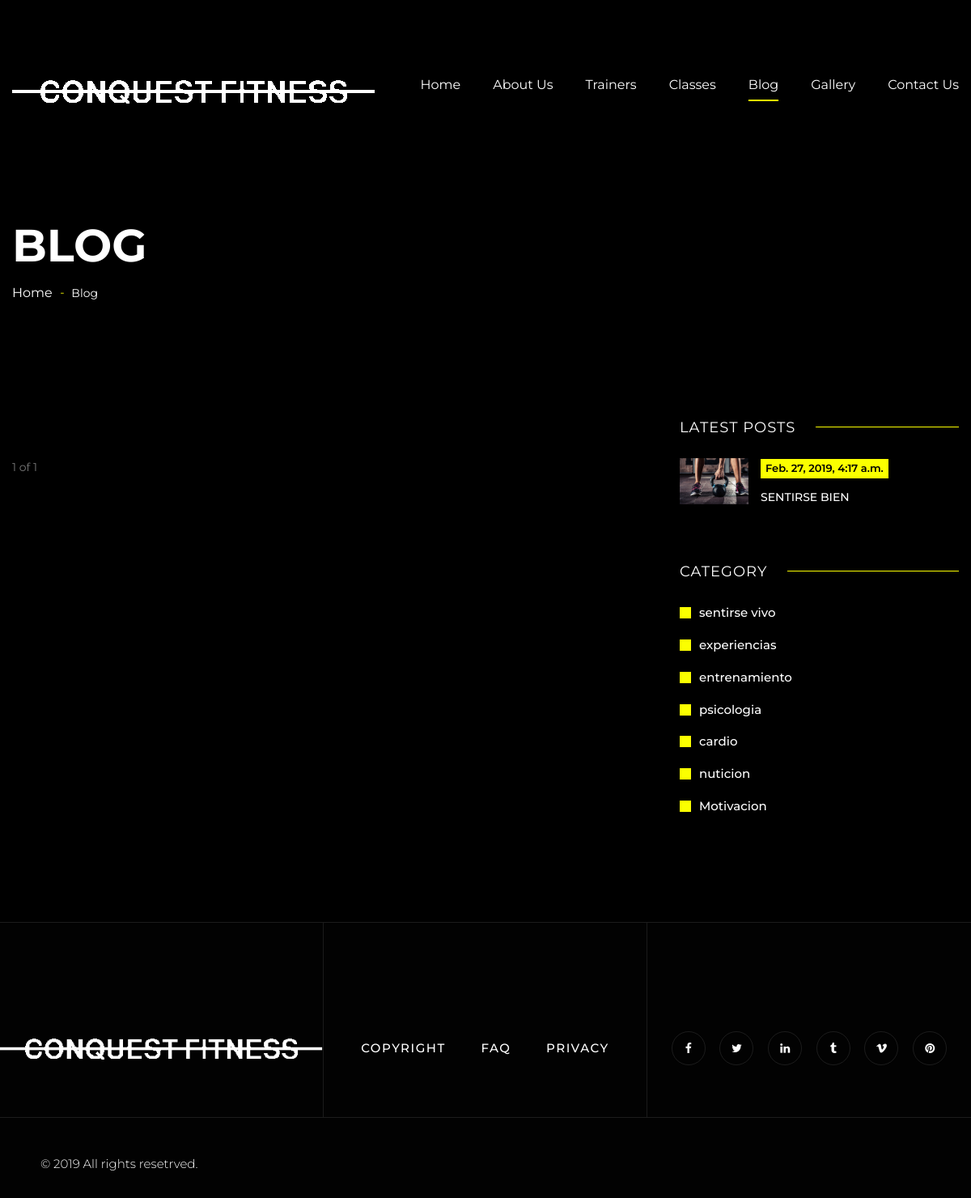
/blog/category/10/, run on an earlier commit of the app's database.
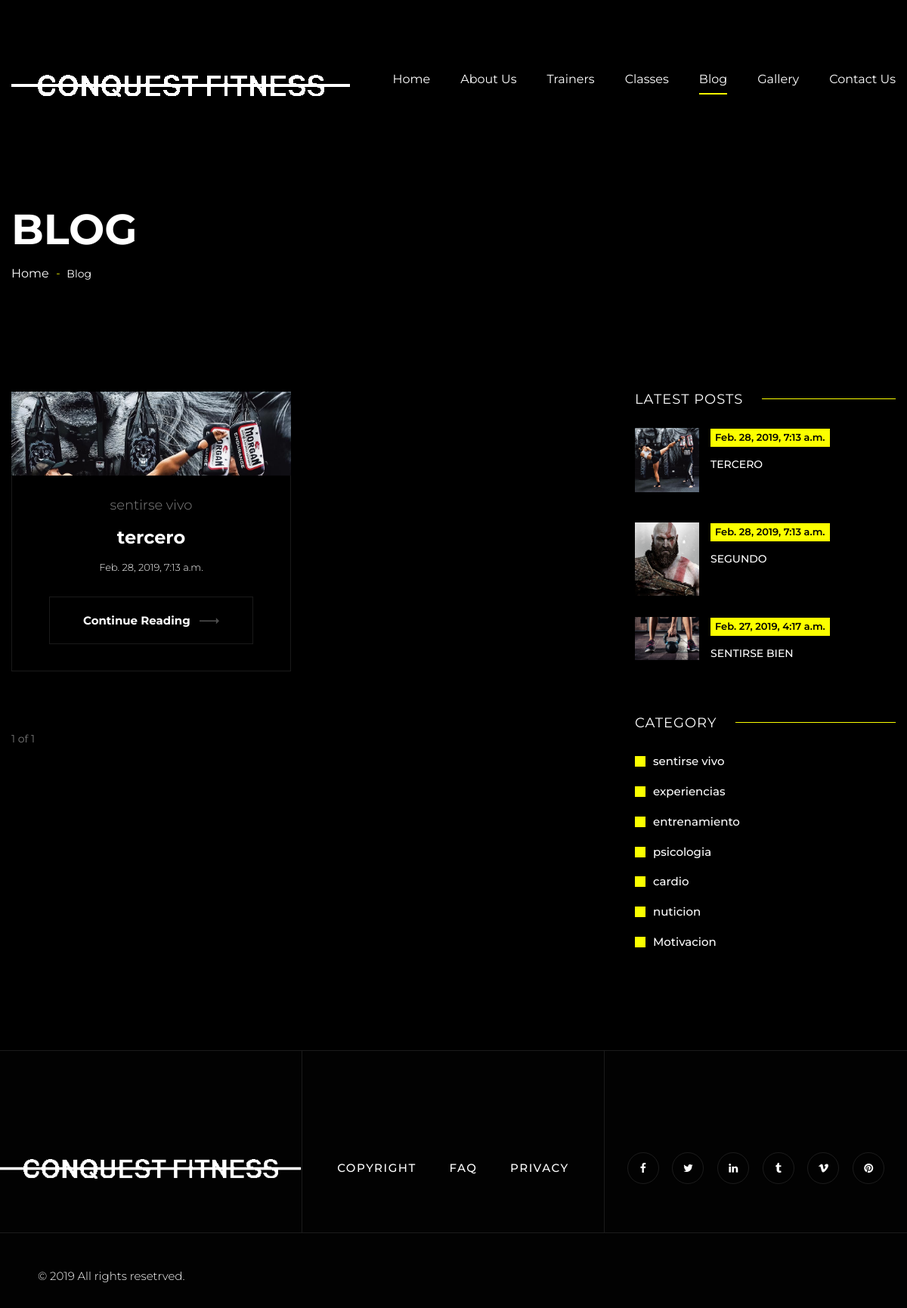
And on a later commit of the database.
### blog/models.py (models this page shows, shortened)
class Post(models.Model):
    title = models.CharField(max_length=200, verbose_name="Title")
    content = RichTextField(verbose_name="Content")
    published = models.BooleanField(default=True)
    image = models.ImageField(verbose_name="Image",upload_to="blog", null=True,blank=True)
    image_thumbnail = ImageSpecField(source='image',
                                 processors=[ResizeToFill(345, 345)],
                                 format='JPEG',
                                 options={'quality': 60})
    author = models.ForeignKey(User,verbose_name="Author",on_delete=models.CASCADE)
    categories = models.ManyToManyField(Category, verbose_name="Categories", related_name="get_posts")
    created = models.DateTimeField(verbose_name= "Creation Date", auto_now_add=True)
    updated = models.DateTimeField(verbose_name= "Updation Date", auto_now_add=True)
    class Meta:
        verbose_name = "Post"
        verbose_name_plural = "Posts"
        ordering = ['-created']

class Category(models.Model):
    name = models.CharField(max_length=100,verbose_name="Name",unique=True)
    created = models.DateTimeField(verbose_name= "Creation Date", auto_now_add=True)
    updated = models.DateTimeField(verbose_name= "Updation Date", auto_now_add=True)
    class Meta:
        verbose_name = "Category"
        verbose_name_plural = "Categories"
        ordering = ['-created']

### social/models.py (models this page shows, shortened)
class Link(models.Model):
    key = models.SlugField(verbose_name="Key Name",max_length=100,unique=True)
    name = models.CharField(verbose_name="Social Network",max_length=200)
    url = models.URLField(verbose_name="Link",max_length=200,null=True,blank=True)
    created = models.DateField(auto_now_add=True, verbose_name="Created Date")
    updated =models.DateField(auto_now=True, verbose_name="Updated Date")
    class Meta:
        verbose_name = "Link"
        verbose_name_plural = "Links"
        ordering = ['name']

### blog/views.py (the view)
# urls.py: path('category/<int:category_id>/', views.category, name="category"),
def category(request,category_id):
    category = get_object_or_404(Category,id=category_id)
    posts = Post.objects.filter(categories=category)
    paginator = Paginator(posts,4)
    page = request.GET.get('page')
    categoria = Category.objects.all()
    last = Post.objects.filter(published=True).order_by('-created')[0:3]
    post = paginator.get_page(page)
    return render(request,"blog/category.html",{"category":category,'posts':posts,"post":post,"categoria":categoria,"last":last})

### social/processors.py (called while the page is built)
def ctx_dict(request):
    ctx = {}
    links = Link.objects.all()
    for link in links:
        ctx[link.key] = link.url
    return ctx

### blog/templates/blog/category.html (shortened to what this page needs)
{%extends 'core/base.html'%}
{%load static%}
{%block content%}
	<section class="page-title">
		<div class="auto-container">
			<h1>Blog</h1>
			<ul class="page-breadcrumb">
				<li><a href="index.html">home</a></li>
				<li>Blog</li>
			</ul>
		</div>
	</section>
    <div class="sidebar-page-container">
        <div class="auto-container">
            <div class="row clearfix">
                <div class="content-side col-lg-8 col-md-12 col-sm-12">
                    <div class="blog-sidebar">
						<div class="row clearfix">
							{%for post in category.get_posts.all%}
							<div class="news-block col-lg-6 col-md-6 col-sm-12">
								<div class="inner-box wow fadeInLeft" data-wow-delay="0ms" data-wow-duration="1500ms">
									<div class="image">
										<a href="{% url 'post' post.id%}"><img src="{{post.image_thumbnail.url}}" alt="" /></a>
										<div class="content-box">
											<div class="category">{%for category in post.categories.all%}{{category.name}}{%if not forloop.last%}-{%endif%}{%endfor%}</div>
											<h4><a href="{% url 'post' post.id%}">{{post.title}}</a></h4>
											<div class="post-date">{{post.created}}</div>
											<a href="{% url 'post' post.id%}" class="theme-btn btn-style-one">continue reading <span class="arrow flaticon-next-3"></span></a>
										</div>
									</div>
								</div>
							</div>
							{%endfor%}
						</div>
						<div class="text-left">
								<ul class="styled-pagination">
									<span>{{ post.number }}</span>
									<span>of</span>
									<span>{{ post.paginator.num_pages }}</span>
								</ul>
							</div>
					</div>
				</div>
                <div class="sidebar-side col-lg-4 col-md-12 col-sm-12">
                    <aside class="sidebar">
                        <div class="sidebar-widget popular-posts">
                        	<div class="sidebar-title">
                            	<h3>latest posts</h3>
                            </div>
                            <div class="widget-content">
									{%for post in last%}
									<article class="post">
										<figure class="post-thumb"><a href="{% url 'post' post.id %}"><img src="{{post.image.url}}" alt=""></a></figure>
										<div class="post-info">{{post.created}}</div>
										<div class="text"><a href="{% url 'post' post.id %}">{{post.title}}</a></div>
									</article>
									{%endfor%}
								</div>
                        </div>
						<div class="sidebar-widget category-widget">
								<div class="sidebar-title">
									<h3>Category</h3>
								</div>
								{%for post in categoria%}
								<div class="widget-content">
									<ul>
										<li><a href="{% url 'category' post.id%}">{{post.name}}</a></li>
									</ul>
								</div>
								{%endfor%}
							</div>
					</aside>
				</div>
			</div>
		</div>
	</div>
{%endblock%}

### core/templates/core/base.html (shortened to what this page needs)
<!DOCTYPE html>
<html>
<head>
{% load static %}
<link href="{% static 'core/css/bootstrap.css' %}" rel="stylesheet">
<link href="{% static 'core/css/style.css' %}" rel="stylesheet">
<link href="{% static 'core/css/responsive.css' %}" rel="stylesheet">
</head>
<body>
<div class="page-wrapper">
    <header class="main-header">
        <div class="header-upper">
        	<div class="auto-container">
            	<div class="clearfix">
                	<div class="pull-left logo-box">
                    	<div class="logo">
							<a href="{% url 'home' %}"><img src="{% static '/core/images/logo-conquest1.png' %}" alt="" title=""></a>
						</div>
                    </div>
                   	<div class="nav-outer clearfix">
						<nav class="main-menu navbar-expand-md">
							<div class="navbar-collapse collapse clearfix" id="navbarSupportedContent">
								<ul class="navigation clearfix">
									<li {%if  request.path == '/'%}class="current"{%endif%}><a href="{% url 'home' %}">Home</a>
									<li {%if  request.path == '/about-us/'%}class="current"{%endif%}><a href="{% url 'about-us' %}">About Us</a></li>
									<li {%if  request.path|slice:":10" == '/trainers/'%}class="current"{%endif%}><a href="{% url 'trainers' %}">Trainers</a></li>
									<li {%if  request.path|slice:":9" == '/classes/'%}class="current"{%endif%}><a href="{% url 'classes' %}">Classes</a></li>
									<li {%if  request.path|slice:":6" == '/blog/'%}class="current"{%endif%}><a href="{% url 'blog' %}">Blog</a></li>
									<li {%if  request.path == '/gallery/'%}class="current"{%endif%}><a href="{% url 'gallery' %}">Gallery</a></li>
									<li {%if  request.path == '/contact/'%}class="current"{%endif%}><a href="{% url 'contact' %}">Contact Us</a></li>
								</ul>
							</div>
						</nav>
					</div>
                </div>
            </div>
        </div>
    </header>
	{%block content%}
	{%endblock%}
    <footer class="main-footer">
            <div class="widgets-section">
            	<div class="clearfix">
					<div class="footer-column">
						<div class="footer-widget logo-widget">
							<div class="logo">
								<br>
								<br>
								<br>
								<a href="{%url 'home'%}"><img src="{% static '/core/images/logo-conquest1.png'%}" alt="" /></a>
							</div>
						</div>
					</div>
					<div class="footer-column">
						<div class="footer-widget links-widget">
							<div class="row cearfix">
								<div class="column col-lg-12 col-md-12 col-sm-12">
									<ul class="footer-list">
										<br>
										<br>
										<br>
										<li><a href="{% url 'copyright' %}">Copyright</a></li>
										<li><a href="{% url 'faq' %}">FAQ</a></li>
										<li><a href="{% url 'privacy' %}">Privacy</a></li>
									</ul>
								</div>
							</div>
						</div>
					</div>
					<div class="footer-column">
						<div class="footer-widget social-widget">
							<ul class="social-icon-one">
								<br>
								<br>
								<br>
								<li><a href="{{LINK_FACEBOOK}}"><span class="fa fa-facebook"></span></a></li>
								<li><a href="{{LINK_TWITTER}}"><span class="fa fa-twitter"></span></a></li>
								<li><a href="{{LINK_LINKEDIN}}"><span class="fa fa-linkedin"></span></a></li>
								<li><a href="{{LINK_TUMBLR}}"><span class="fa fa-tumblr"></span></a></li>
								<li><a href="{{LINK_VIMEO}}"><span class="fa fa-vimeo"></span></a></li>
								<li><a href="{{LINK_PINTEREST}}"><span class="fa fa-pinterest"></span></a></li>
							</ul>
						</div>
					</div>
				</div>
			</div>
		<div class="footer-bottom">
			<div class="outer-container">
				<div class="clearfix">
					<div class="pull-left">
						<div class="copyright">&copy; 2019 All rights resetrved.</div>
					</div>
				</div>
			</div>
		</div>
	</footer>
</div>
</body>
</html>

### core/static/core/css/responsive.css (style rules this page uses)
@media only screen and (max-width: 5000px) { .page-wrapper { overflow:hidden; } }
@media only screen and (max-width: 1340px) { .page-wrapper { overflow:hidden; } }

What changed in the data, as far as the page shows it:
added Post: title "tercero", created "Feb. 28, 2019, 7:13 a.m.", image (picture), title "TERCERO", Category (name "sentirse vivo")
added Post: image (picture), created "Feb. 28, 2019, 7:13 a.m.", title "SEGUNDO", shown under "LATEST POSTS"
